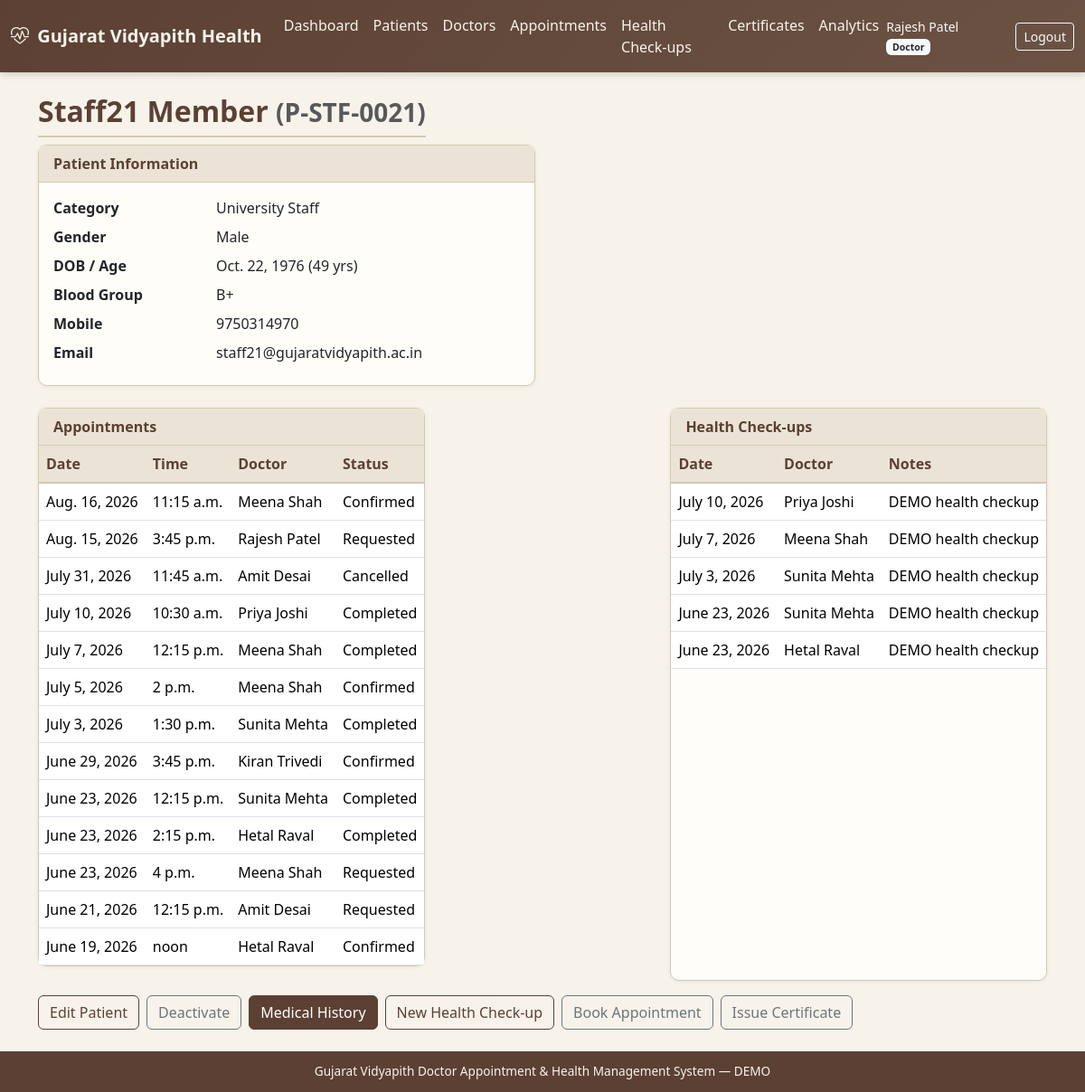
/patients/P-STF-0021/ (signed in), run on an earlier commit of the app's database.
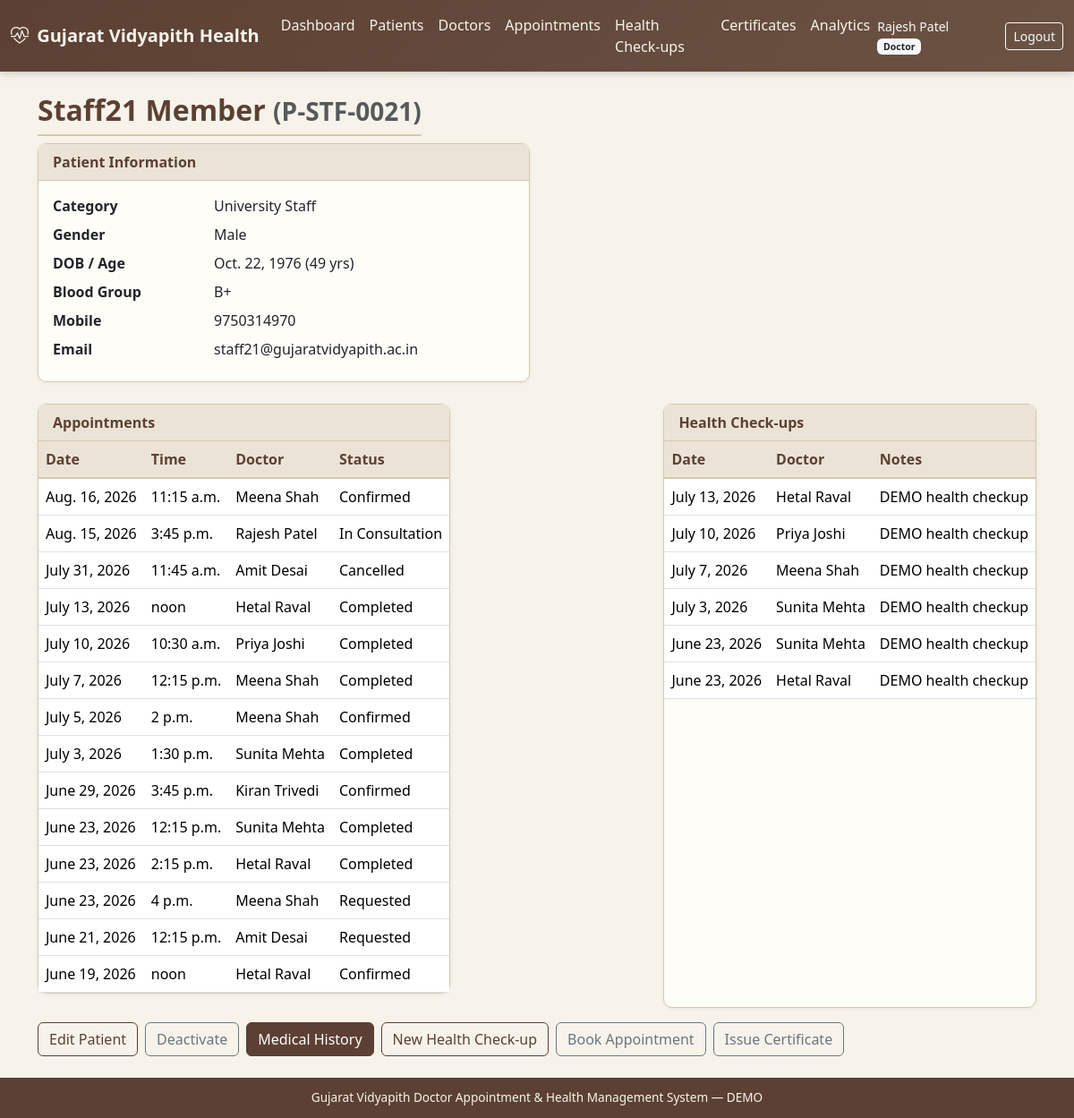
And on a later commit of the database.
### appointments/models.py (models this page shows, shortened)
class Appointment(models.Model):
    STATUS_REQUESTED = 'requested'
    STATUS_CONFIRMED = 'confirmed'
    STATUS_IN_CONSULTATION = 'in_consultation'
    STATUS_COMPLETED = 'completed'
    STATUS_CANCELLED = 'cancelled'
    STATUS_RESCHEDULED = 'rescheduled'
    STATUS_NO_SHOW = 'no_show'
    STATUS_CHOICES = [
        (STATUS_REQUESTED, 'Requested'),
        (STATUS_CONFIRMED, 'Confirmed'),
        (STATUS_IN_CONSULTATION, 'In Consultation'),
        (STATUS_COMPLETED, 'Completed'),
        (STATUS_CANCELLED, 'Cancelled'),
        (STATUS_RESCHEDULED, 'Rescheduled'),
        (STATUS_NO_SHOW, 'No-show'),
    ]
    appointment_number = models.CharField(max_length=30, unique=True, db_index=True)
    patient = models.ForeignKey(Patient, on_delete=models.CASCADE, related_name='appointments')
    doctor = models.ForeignKey(Doctor, on_delete=models.CASCADE, related_name='appointments')
    appointment_date = models.DateField(db_index=True)
    appointment_time = models.TimeField()
    status = models.CharField(max_length=20, choices=STATUS_CHOICES, default=STATUS_REQUESTED, db_index=True)
    reason = models.CharField(max_length=300, blank=True)
    notes = models.TextField(blank=True)
    cancelled_reason = models.CharField(max_length=300, blank=True)
    created_by = models.ForeignKey(
        settings.AUTH_USER_MODEL, on_delete=models.SET_NULL, null=True, blank=True, related_name='appointments_created'
    )
    created_at = models.DateTimeField(auto_now_add=True)
    updated_at = models.DateTimeField(auto_now=True)
    class Meta:
        ordering = ['-appointment_date', '-appointment_time']
        indexes = [
            models.Index(fields=['doctor', 'appointment_date', 'appointment_time']),
            models.Index(fields=['patient', 'appointment_date']),
        ]
        constraints = [
            models.UniqueConstraint(
                fields=['doctor', 'appointment_date', 'appointment_time'],
                condition=models.Q(status__in=['requested', 'confirmed', 'in_consultation']),
                name='unique_active_doctor_slot',
            )
        ]

### doctors/models.py (models this page shows, shortened)
class Doctor(models.Model):
    doctor_id = models.CharField(max_length=30, unique=True)
    user = models.OneToOneField(
        settings.AUTH_USER_MODEL,
        on_delete=models.SET_NULL,
        null=True,
        blank=True,
        related_name='doctor_profile',
    )
    name = models.CharField(max_length=150)
    gender = models.CharField(
        max_length=10,
        choices=[('Male', 'Male'), ('Female', 'Female'), ('Other', 'Other')],
        blank=True,
    )
    qualification = models.CharField(max_length=200, blank=True)
    medical_system = models.ForeignKey(
        MedicalSystem, on_delete=models.SET_NULL, null=True, blank=True, related_name='doctors'
    )
    specialization = models.ForeignKey(
        Specialization, on_delete=models.SET_NULL, null=True, related_name='doctors'
    )
    department = models.ForeignKey(
        Department, on_delete=models.SET_NULL, null=True, blank=True, related_name='doctors'
    )
    registration_number = models.CharField(max_length=50, blank=True)
    email = models.EmailField(blank=True)
    mobile = models.CharField(max_length=15, blank=True)
    experience_years = models.PositiveSmallIntegerField(default=0)
    profile_photo = models.ImageField(upload_to='doctors/', blank=True, null=True)
    availability = models.CharField(
        max_length=20,
        choices=[('Available', 'Available'), ('Unavailable', 'Unavailable'), ('On Leave', 'On Leave')],
        default='Available',
    )
    status = models.CharField(
        max_length=20,
        choices=[('Active', 'Active'), ('Inactive', 'Inactive')],
        default='Active',
    )
    created_at = models.DateTimeField(auto_now_add=True)
    updated_at = models.DateTimeField(auto_now=True)
    class Meta:
        ordering = ['name']

### health_records/models.py (models this page shows, shortened)
class HealthCheckup(models.Model):
    patient = models.ForeignKey(Patient, on_delete=models.CASCADE, related_name='health_checkups')
    doctor = models.ForeignKey(
        Doctor, on_delete=models.SET_NULL, null=True, blank=True, related_name='health_checkups'
    )
    checkup_date = models.DateField(db_index=True)
    notes = models.TextField(blank=True)
    entered_by = models.ForeignKey(
        settings.AUTH_USER_MODEL, on_delete=models.SET_NULL, null=True, blank=True
    )
    created_at = models.DateTimeField(auto_now_add=True)
    is_demo = models.BooleanField(default=False)
    class Meta:
        ordering = ['-checkup_date']
        indexes = [models.Index(fields=['patient', 'checkup_date'])]

### patients/views.py (the view)
# urls.py: path('<str:patient_id>/', views.detail, name='detail'),
@login_required
def detail(request, patient_id):
    patient = get_object_or_404(
        Patient.objects.select_related(
            'student_profile', 'student_profile__department', 'student_profile__programme',
            'staff_profile', 'staff_profile__department',
            'family_profile', 'family_profile__related_staff',
        ),
        patient_id=patient_id,
    )
    require_patient_owner(request.user, patient)
    if not doctor_can_access_patient(request.user, patient):
        raise PermissionDenied('You do not have permission to access this information.')
    appointments = Appointment.objects.filter(patient=patient).select_related('doctor').order_by('-appointment_date')[:20]
    checkups = HealthCheckup.objects.filter(patient=patient).order_by('-checkup_date')[:20]
    consultations = Consultation.objects.filter(patient=patient).select_related('doctor').order_by('-consultation_date')[:15]
    certificates = MedicalCertificate.objects.filter(patient=patient).order_by('-created_at')[:10]
    return render(request, 'patients/detail.html', {
        'patient': patient,
        'appointments': appointments,
        'checkups': checkups,
        'consultations': consultations,
        'certificates': certificates,
        'show_medical': True,
    })

### accounts/authorization.py (called while the page is built)
def is_admin(user):
    if not user or not user.is_authenticated:
        return False
    if user.is_superuser:
        return True
    role = getattr(user, 'role', None)
    if role and role.code in (Role.ADMIN, Role.SUPER_ADMIN):
        return True
    return False

def is_doctor(user):
    if not user or not user.is_authenticated:
        return False
    if user.is_superuser or is_admin(user):
        return True
    role = getattr(user, 'role', None)
    if role and role.code == Role.DOCTOR:
        return True
    if get_doctor_profile(user) is not None:
        return True
    return False

def doctor_can_access_patient(user, patient):
    if is_admin(user) or is_doctor(user):
        return True
    own = get_linked_patient(user)
    return own is not None and own.pk == patient.pk

def require_patient_owner(user, patient):
    if is_admin(user) or is_doctor(user):
        return
    own = get_linked_patient(user)
    if own is None or own.pk != patient.pk:
        raise PermissionDenied(
            'You do not have permission to access this patient information.'
        )

### accounts/models.py (called while the page is built)
    @property
    def role_code(self):
        return self.role.code if self.role else None

### templates/patients/detail.html (shortened to what this page needs)
{% extends "base.html" %}
{% block content %}
<div class="container">
  <div class="d-flex justify-content-between flex-wrap gap-2 mb-2">
    <h2 class="page-title mb-0">{{ patient.name }} <small class="text-muted">({{ patient.patient_id }})</small></h2>
  <div class="row g-3 mb-3">
    <div class="col-md-6">
      <div class="card card-gv">
        <div class="card-header">Patient Information</div>
        <div class="card-body">
          <dl class="row mb-0">
            <dt class="col-sm-4">Category</dt><dd class="col-sm-8">{{ patient.get_category_display }}</dd>
            <dt class="col-sm-4">Gender</dt><dd class="col-sm-8">{{ patient.gender|default:"—" }}</dd>
            <dt class="col-sm-4">DOB / Age</dt><dd class="col-sm-8">{{ patient.date_of_birth|default:"—" }} {% if patient.age %}({{ patient.age }} yrs){% endif %}</dd>
            <dt class="col-sm-4">Blood Group</dt><dd class="col-sm-8">{{ patient.blood_group|default:"—" }}</dd>
            <dt class="col-sm-4">Mobile</dt><dd class="col-sm-8">{{ patient.mobile|default:"—" }}</dd>
            <dt class="col-sm-4">Email</dt><dd class="col-sm-8">{{ patient.email|default:"—" }}</dd>
          </dl>
        </div>
      </div>
    </div>
  </div>
  <div class="card card-gv mb-3">
    <div class="card-header">Appointments</div>
    <div class="table-responsive">
      <table class="table table-gv mb-0">
        <thead><tr><th>Date</th><th>Time</th><th>Doctor</th><th>Status</th></tr></thead>
        <tbody>
        {% for a in appointments %}
        <tr><td>{{ a.appointment_date }}</td><td>{{ a.appointment_time }}</td><td>{{ a.doctor.name }}</td><td>{{ a.get_status_display }}</td></tr>
        {% empty %}<tr><td colspan="4" class="text-muted text-center">None</td></tr>{% endfor %}
        </tbody>
      </table>
    </div>
  </div>
  <div class="card card-gv">
    <div class="card-header">Health Check-ups</div>
    <div class="table-responsive">
      <table class="table table-gv mb-0">
        <thead><tr><th>Date</th><th>Doctor</th><th>Notes</th></tr></thead>
        <tbody>
        {% for c in checkups %}
        <tr><td>{{ c.checkup_date }}</td><td>{{ c.doctor.name|default:"—" }}</td><td>{{ c.notes|truncatechars:50 }}</td></tr>
        {% empty %}<tr><td colspan="3" class="text-muted text-center">None</td></tr>{% endfor %}
        </tbody>
      </table>
    </div>
  </div>
</div>
  <div class="mt-3 d-flex gap-2 flex-wrap">
    {% if user.is_doctor_user or user.is_admin_user or user.is_superuser %}
    <a href="{% url 'patients:doctor_edit' patient.patient_id %}" class="btn btn-outline-gv">Edit Patient</a>
    <form method="post" action="{% url 'patients:doctor_toggle' patient.patient_id %}" class="d-inline">{% csrf_token %}
      <button class="btn btn-outline-secondary">{% if patient.status == 'Active' %}Deactivate{% else %}Activate{% endif %}</button>
    </form>
    {% endif %}
    <a href="{% url 'patients:history' patient.patient_id %}" class="btn btn-gv">Medical History</a>
    <a href="{% url 'health_records:entry' patient.patient_id %}" class="btn btn-outline-gv">New Health Check-up</a>
    <a href="{% url 'appointments:book' %}?patient={{ patient.patient_id }}" class="btn btn-outline-secondary">Book Appointment</a>
    <a href="{% url 'certificates:create' %}?patient={{ patient.patient_id }}" class="btn btn-outline-secondary">Issue Certificate</a>
  </div>
{% endblock %}

What changed in the data, as far as the page shows it:
changed Appointment "Rajesh Patel": status "Requested" → "In Consultation"
added Appointment: appointment_date "July 13, 2026", appointment_time "noon", doctor.name "Hetal Raval", status "Completed"
added HealthCheckup: checkup_date "July 13, 2026", doctor.name "Hetal Raval", notes "DEMO health checkup"
